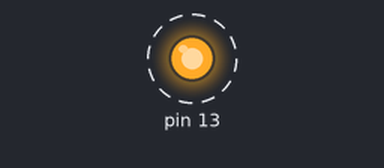
The sketch below on a simulated Arduino Uno, built with avr-gcc and run on an emulated ATmega328P. Shown: output pins drawn as LEDs (lit = HIGH). Dashed ring = blinking.

Above: at 0.2 s.
Timing chart, 0 to 3.0 s (numbered marks = the images above):
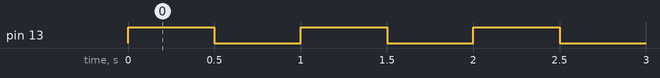

The sketch:

reto_2.3.ino
```cpp
void setup() {
 pinMode(13, OUTPUT);
 noInterrupts();
 TCCR1A = 0;
 TCCR1B = 0;
 TCCR1B |= B00000100;
 TIMSK1 |= B00000010;
 OCR1A = 31250;
 interrupts();
}
void loop() {

}

ISR(TIMER1_COMPA_vect){
 TCNT1 = 0;
 digitalWrite(13,!digitalRead(13));
}
```

Measured:
- by itself, pin 13: alternates HIGH for 0.50 s and LOW for 0.50 s
